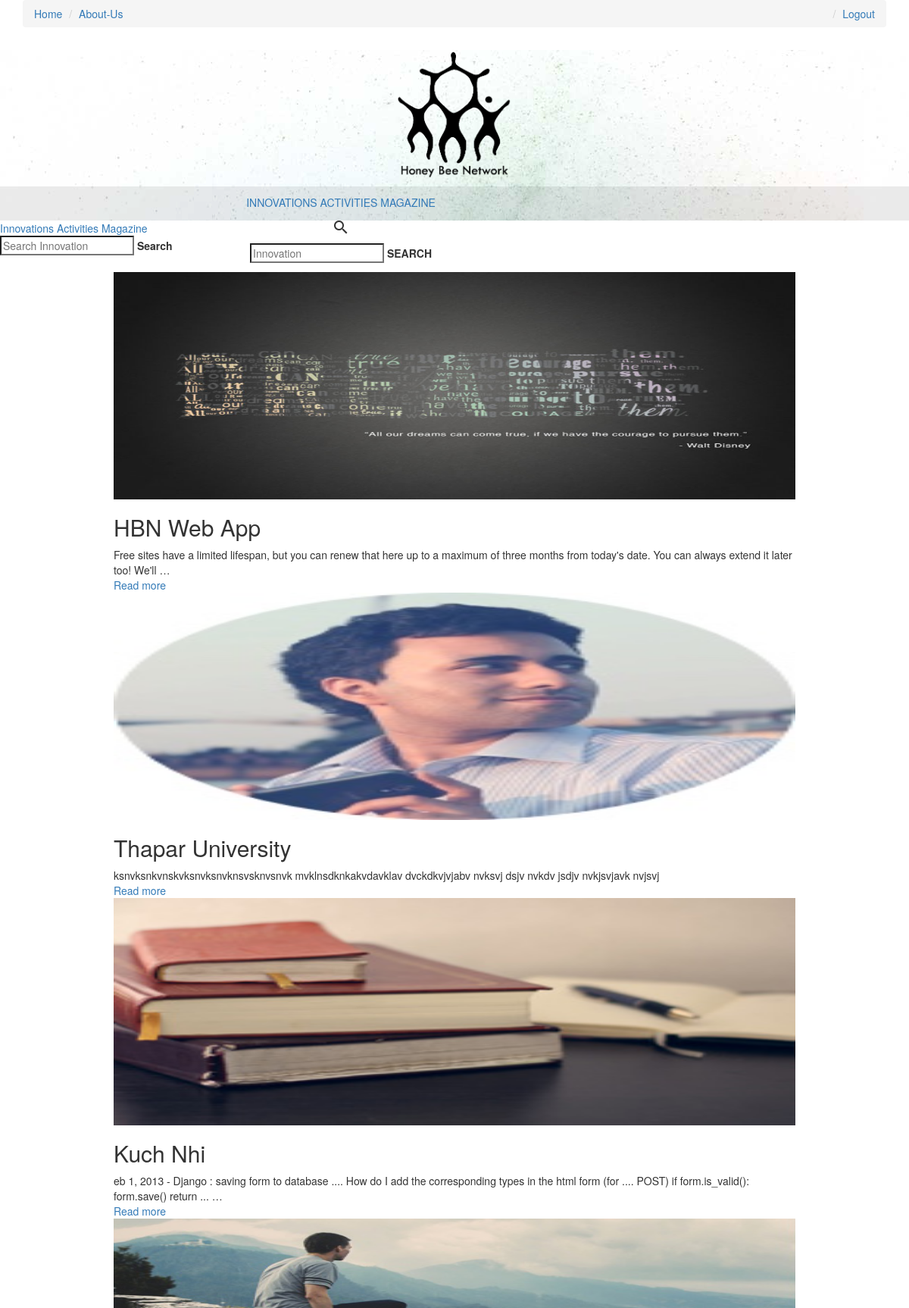
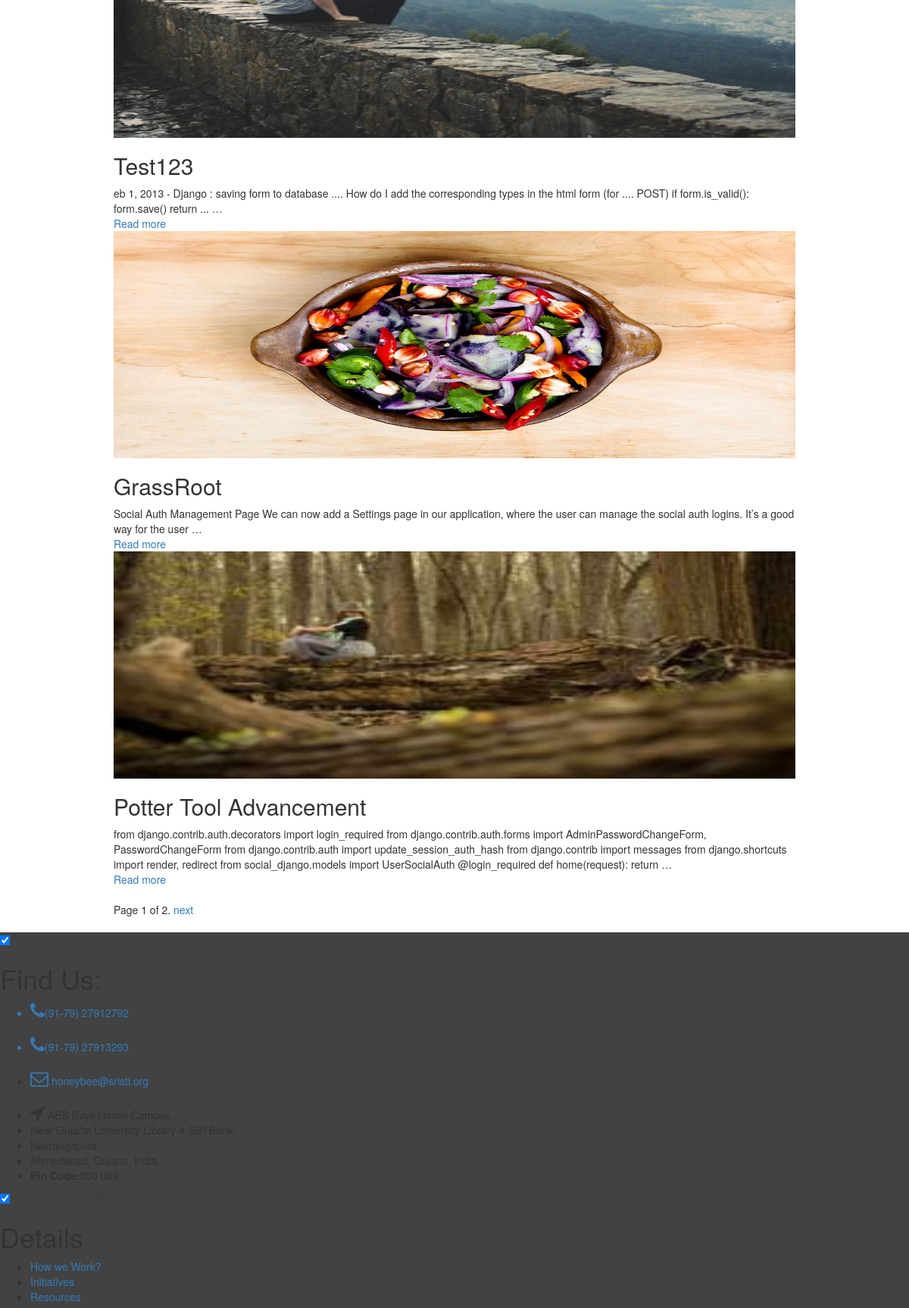
The app's page /innovation/ (signed in, upper part) with its own data (2 pictures, top to bottom).
### home/models.py (models this page shows, shortened)
class Innovation(models.Model):
    innovator = models.CharField(max_length= 250, blank=True)
    title = models.CharField(max_length=250)
    location = models.CharField(max_length=100)
    image = models.ImageField(
        upload_to=upload_location,
        width_field="width_field",
        height_field='height_field',
        default='hbnlogo.png')
    width_field=models.IntegerField(default=0)
    height_field=models.IntegerField(default=0)
    detail = models.TextField(blank=True)
    file = models.FileField(blank=True)
    updatedtime = models.DateField(auto_now=True, auto_now_add=False)
    timestamp = models.DateField(auto_now=False, auto_now_add=True)
    tag = models.CharField(max_length=50, blank=True, default='guest')
    class Meta:
        ordering = ["-updatedtime","-timestamp"]

### home/views.py (the view)
# urls.py: url(r'innovation/$' , views.innovation_list, name='innovation' ),
def innovation_list(request):
    today = timezone.now().date()
    queryset_list = Innovation.objects.all()
    queryset_list = Innovation.objects.all()
    query = request.GET.get("q")
    if query:
        queryset_list = queryset_list.filter(
            Q(title__icontains=query) |
            Q(detail__icontains=query) |
            Q(innovator__icontains=query)
        ).distinct()
    paginator = Paginator(queryset_list, 6)  # Show 25 contacts per page
    page_request_var = "page"
    page = request.GET.get(page_request_var)
    try:
        queryset = paginator.page(page)
    except PageNotAnInteger:
        queryset = paginator.page(1)
    except EmptyPage:
        queryset = paginator.page(paginator.num_pages)
    context = {
        "object_list": queryset,
        "title": "List",
        "page_request_var": page_request_var,
        "today": today,
    }
    return render(request, "home/innovation.html", context)

### home/templates/home/innovation.html (shortened to what this page needs)
{% extends 'home/base.html' %}
{% block navbar %}
    <form id="searchform" action=""  method="GET" >
					<div class="mdl-textfield mdl-js-textfield mdl-textfield--expandable">
						<label class="mdl-button mdl-js-button mdl-button--icon" for="site-search">
								<i class="material-icons">search</i>
							</label>
							<div class="mdl-textfield__expandable-holder">
								<input class="mdl-textfield__input searchfield" name="q" type="search" id="site-search" placeholder="Innovation"/>
								<label class="mdl-textfield__label" for="site-search">Search</label>
							</div>
						</div>
				</form>
{% endblock %}
{% block navbar2 %}
    <form id="searchform" action=""  method="GET" >
					<div class="mdl-textfield mdl-js-textfield mdl-textfield--expandable">
							<div class="mdl-textfield">
								<input class="mdl-textfield__input searchfield" name="q" type="search" id="site-search" placeholder="Search Innovation"/>
								<label class="mdl-textfield__label" for="site-search">Search</label>
							</div>
						</div>
				</form>
{% endblock %}
{% block body %}
    <div class="container-fluid">
    <div class="mdl-grid portfolio-max-width">
{% for inn in object_list %}
    <div class="mdl-cell mdl-card mdl-shadow--4dp portfolio-card">
                    <div class="mdl-card__media">
                        <img class="article-image" src=" {{inn.image.url}}" border="0" alt="">
                    </div>
                    <div class="mdl-card__title">
                        <h2 class="mdl-card__title-text">{{inn.title}}</h2>
                    </div>
                    <div class="mdl-card__supporting-text">
                       {{ inn.detail|truncatewords:30 }}
                    </div>
                    <div class="mdl-card__actions mdl-card--border">
                        <a class="mdl-button mdl-button--colored mdl-js-button mdl-js-ripple-effect mdl-button--accent" href="{% url 'home:detail' inn.id %}">Read more</a>
                    </div>
    </div>
{% endfor %}
    <div class="pagination">
    <span class="step-links">
        <span class="current">
            Page {{ object_list.number }} of {{ object_list.paginator.num_pages }}.
        </span>
        {% if object_list.has_next %}
            <a href="?{{ page_request_var }}={{ object_list.next_page_number }}{% if request.GET.q %}&q={{ request.GET.q }}{% endif %}">next</a>
        {% endif %}
    </span>
</div>
    </div>
{% endblock %}

### home/static/home/styles.css (style rules this page uses)
.portfolio-card .mdl-card__title { padding-bottom: 0; }
img.article-image { width: 100%; height: 300px; }
.portfolio-max-width { max-width: 900px; margin: auto; }

### records on screen
Innovation: image (picture), title "HBN Web App", detail "Free sites have a limited lifespan, but you can renew that here up to a maximum of three months from today's date. You can always extend it later too! We'll …"
Innovation: image (picture), title "Thapar University", detail "ksnvksnkvnskvksnvksnvknsvsknvsnvk mvklnsdknkakvdavklav dvckdkvjvjabv nvksvj dsjv nvkdv jsdjv nvkjsvjavk nvjsvj"
Innovation: image (picture), title "Kuch Nhi", detail "eb 1, 2013 - Django : saving form to database .... How do I add the corresponding types in the html form (for .... POST) if form.is_valid(): form.save() return ... …"
Innovation: image (picture), title "Test123", detail "eb 1, 2013 - Django : saving form to database .... How do I add the corresponding types in the html form (for .... POST) if form.is_valid(): form.save() return ... …"
Innovation: image (picture), title "GrassRoot", detail "Social Auth Management Page We can now add a Settings page in our application, where the user can manage the social auth logins. It’s a good way for the user …"
Innovation: image (picture), title "Potter Tool Advancement", detail "from django.contrib.auth.decorators import login_required from django.contrib.auth.forms import AdminPasswordChangeForm, PasswordChangeForm from django.contrib.auth import update_session_auth_hash from django.contrib import messages from django.shortcuts import render, redirect from social_django.models import UserSocialAuth @login_required def home(request): return …"

### other values on screen
{{ object_list.number }} "1"
{{ object_list.paginator.num_pages }} "2"
